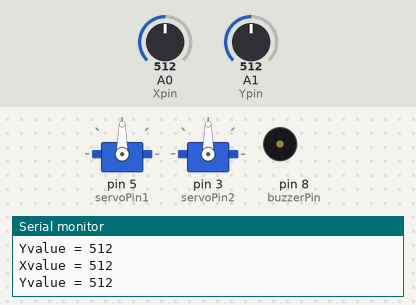
Simulated run of this program. Board: Arduino Uno, built with avr-gcc and run on an emulated ATmega328P. Shown: 2 × servo, buzzer (waves = sounding), the last lines printed to the serial monitor. Inputs (shaded band) come from the test bench; at power-on: A0 (Xpin) = 512, A1 (Ypin) = 512.

Above: at 1.2 s.
1.3 s: A0 (Xpin) set to 544
At 1.7 s:
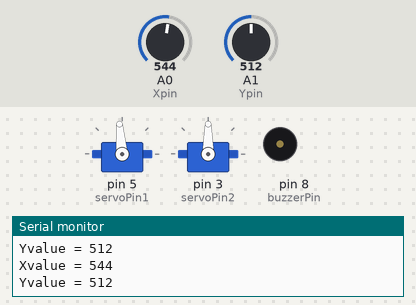
2.9 s: A0 (Xpin) set to 574
At 3.14 s:
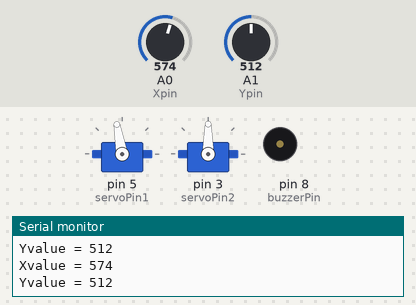
5.9 s: A1 (Ypin) set to 716
At 6.15 s:
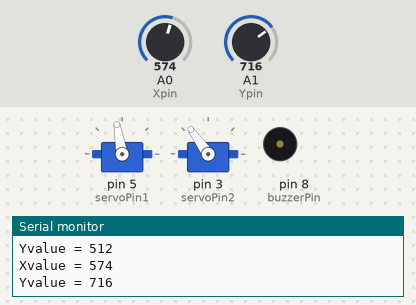
8.9 s: A1 (Ypin) set to 900
At 9.17 s:
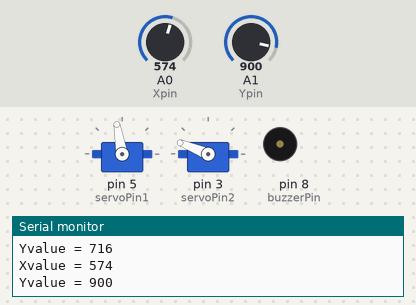
11.9 s: A0 (Xpin) set to 511
At 12.18 s:
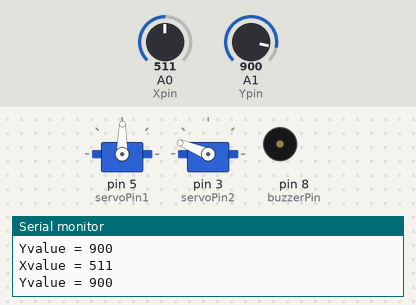
14.9 s: A1 (Ypin) set to 1023
At 15.19 s:
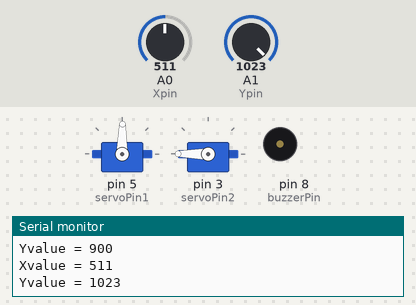
Timing chart, 0 to 18.9 s (numbered marks = the images above; inputs shaded):
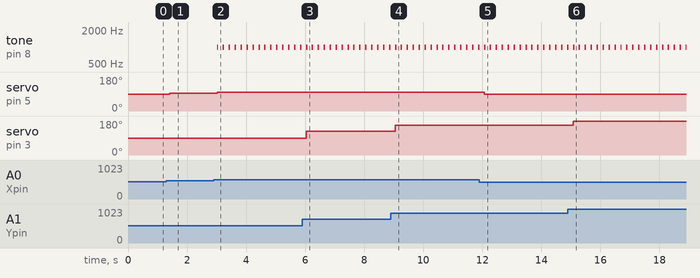

Measured:
- the behaviour switches between 562 and 563 on A0 (Xpin) (found by bisection; images 1 and 2)
- after the input at 1.3 s, servo on pin 5 (servoPin1): 90° → 95° after 0.11 s
- after the input at 2.9 s, tone on pin 8 (buzzerPin): alternates 1000 Hz for 0.05 s and silent for 0.15 s, starting after 0.12 s; servo on pin 5 (servoPin1): 95° → 100° after 0.12 s
- after the input at 5.9 s, servo on pin 3 (servoPin2): 90° → 125° after 0.13 s
- after the input at 8.9 s, servo on pin 3 (servoPin2): 125° → 158° after 0.14 s
- after the input at 11.9 s, servo on pin 5 (servoPin1): 100° → 89° after 0.16 s
- after the input at 14.9 s, servo on pin 3 (servoPin2): 158° → 180° after 0.17 s

The program:

main.cpp
```cpp
/*
 * Joystick et servomoteurs (Arduino Uno)
 *
 * Deux servomoteurs suivent la position d'un joystick analogique :
 *   - axe X (horizontal) -> servo 1
 *   - axe Y (vertical)   -> servo 2
 * Un buzzer emet un bip court quand le joystick s'ecarte du centre
 * de plus de `marge`.
 *
 * Cablage du joystick (5 broches) :
 *   VCC -> 5V        GND -> GND
 *   HORZ (VRx) -> A0
 *   VERT (VRy) -> A1
 *   SEL  (bouton) -> broche 2 (lu pour l'instant : pas encore utilise)
 */

#include <Arduino.h>
#include <Servo.h>

const uint8_t Xpin = A0;       // axe horizontal du joystick
const uint8_t Ypin = A1;       // axe vertical du joystick
const uint8_t Spin = 2;        // bouton SEL du joystick
const uint8_t servoPin1 = 5;   // servo 1 (suit l'axe X)
const uint8_t servoPin2 = 3;   // servo 2 (suit l'axe Y)
const uint8_t buzzerPin = 8;

const int centerX = 512;       // valeur au repos du joystick
const int centerY = 512;
const int marge = 50;          // ecart au centre a partir duquel le buzzer sonne
const int delayTime = 200;     // pause entre deux mesures (ms)

Servo motor1;
Servo motor2;

void setup() {
  Serial.begin(9600);
  pinMode(Spin, INPUT_PULLUP);
  motor1.attach(servoPin1);
  motor2.attach(servoPin2);
  // A remarquer aussi que
  // Xpin/Ypin : les entrees analogiques n'ont pas besoin de pinMode
  // buzzerPin : tone() configure la broche lui-meme
}

void loop() {
  int Xvalue = analogRead(Xpin);   // 0..1023
  int Yvalue = analogRead(Ypin);

  // convertit 0..1023 en angle 0..180 degres
  motor1.write(map(Xvalue, 0, 1023, 0, 180));
  motor2.write(map(Yvalue, 0, 1023, 0, 180));

  // le buzzer sonne si l'un des deux axes s'ecarte du centre de plus de `marge`
  bool joystickUsed = abs(Xvalue - centerX) > marge || abs(Yvalue - centerY) > marge;
  if (joystickUsed) {
    tone(buzzerPin, 1000, 50);     // 1000 Hz pendant 50 ms
  }

  Serial.print("Xvalue = ");
  Serial.println(Xvalue);
  Serial.print("Yvalue = ");
  Serial.println(Yvalue);
  delay(delayTime);
}
```
